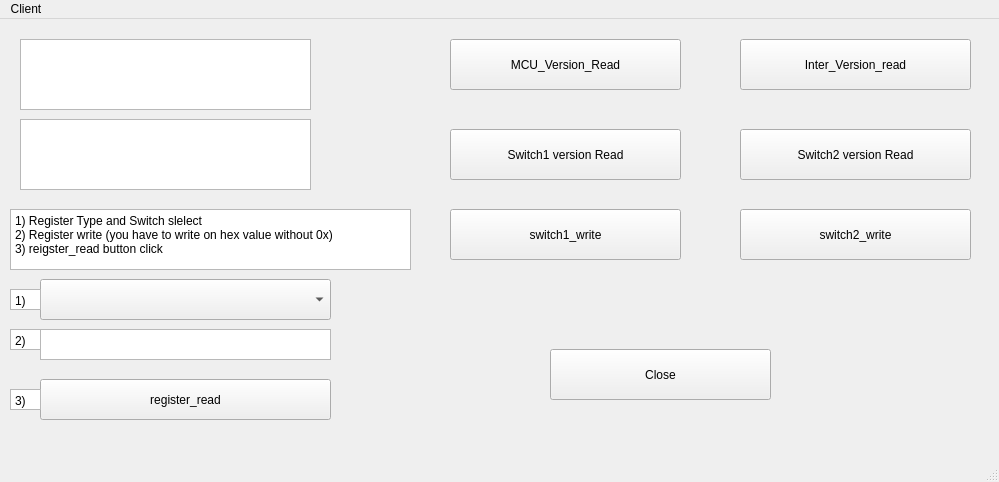
<?xml version="1.0" encoding="UTF-8"?>
<ui version="4.0">
 <class>Client</class>
 <widget class="QMainWindow" name="Client">
  <property name="geometry">
   <rect>
    <x>0</x>
    <y>0</y>
    <width>999</width>
    <height>482</height>
   </rect>
  </property>
  <property name="windowTitle">
   <string>Client</string>
  </property>
  <property name="toolTip">
   <string extracomment="register value write"/>
  </property>
  <widget class="QWidget" name="centralwidget">
   <widget class="QPushButton" name="pushButton">
    <property name="geometry">
     <rect>
      <x>450</x>
      <y>20</y>
      <width>231</width>
      <height>51</height>
     </rect>
    </property>
    <property name="text">
     <string>MCU_Version_Read</string>
    </property>
   </widget>
   <widget class="QTextEdit" name="textEdit">
    <property name="geometry">
     <rect>
      <x>20</x>
      <y>20</y>
      <width>291</width>
      <height>71</height>
     </rect>
    </property>
   </widget>
   <widget class="QPushButton" name="pushButton_2">
    <property name="geometry">
     <rect>
      <x>740</x>
      <y>20</y>
      <width>231</width>
      <height>51</height>
     </rect>
    </property>
    <property name="text">
     <string>Inter_Version_read</string>
    </property>
   </widget>
   <widget class="QPushButton" name="pushButton_3">
    <property name="geometry">
     <rect>
      <x>550</x>
      <y>330</y>
      <width>221</width>
      <height>51</height>
     </rect>
    </property>
    <property name="text">
     <string>Close</string>
    </property>
   </widget>
   <widget class="QTextEdit" name="textEdit_2">
    <property name="geometry">
     <rect>
      <x>20</x>
      <y>100</y>
      <width>291</width>
      <height>71</height>
     </rect>
    </property>
   </widget>
   <widget class="QPushButton" name="pushButton_6">
    <property name="geometry">
     <rect>
      <x>450</x>
      <y>190</y>
      <width>231</width>
      <height>51</height>
     </rect>
    </property>
    <property name="text">
     <string>switch1_write</string>
    </property>
   </widget>
   <widget class="QPushButton" name="pushButton_7">
    <property name="geometry">
     <rect>
      <x>740</x>
      <y>190</y>
      <width>231</width>
      <height>51</height>
     </rect>
    </property>
    <property name="text">
     <string>switch2_write</string>
    </property>
   </widget>
   <widget class="QPushButton" name="pushButton_4">
    <property name="geometry">
     <rect>
      <x>450</x>
      <y>110</y>
      <width>231</width>
      <height>51</height>
     </rect>
    </property>
    <property name="text">
     <string>Switch1 version Read</string>
    </property>
   </widget>
   <widget class="QPushButton" name="pushButton_5">
    <property name="geometry">
     <rect>
      <x>740</x>
      <y>110</y>
      <width>231</width>
      <height>51</height>
     </rect>
    </property>
    <property name="text">
     <string>Switch2 version Read</string>
    </property>
   </widget>
   <widget class="QPushButton" name="pushButton_8">
    <property name="geometry">
     <rect>
      <x>40</x>
      <y>360</y>
      <width>291</width>
      <height>41</height>
     </rect>
    </property>
    <property name="text">
     <string>register_read</string>
    </property>
   </widget>
   <widget class="QComboBox" name="comboBox">
    <property name="geometry">
     <rect>
      <x>40</x>
      <y>260</y>
      <width>291</width>
      <height>41</height>
     </rect>
    </property>
   </widget>
   <widget class="QPlainTextEdit" name="plainTextEdit">
    <property name="geometry">
     <rect>
      <x>10</x>
      <y>190</y>
      <width>401</width>
      <height>61</height>
     </rect>
    </property>
    <property name="readOnly">
     <bool>true</bool>
    </property>
    <property name="plainText">
     <string>1) Register Type and Switch slelect
2) Register write (you have to write on hex value without 0x)
3) reigster_read button click</string>
    </property>
   </widget>
   <widget class="QTextEdit" name="textEdit_3">
    <property name="geometry">
     <rect>
      <x>40</x>
      <y>310</y>
      <width>291</width>
      <height>31</height>
     </rect>
    </property>
    <property name="toolTip">
     <string extracomment="register value write"/>
    </property>
    <property name="toolTipDuration">
     <number>2</number>
    </property>
    <property name="verticalScrollBarPolicy">
     <enum>Qt::ScrollBarAlwaysOff</enum>
    </property>
    <property name="horizontalScrollBarPolicy">
     <enum>Qt::ScrollBarAlwaysOff</enum>
    </property>
   </widget>
   <widget class="QPlainTextEdit" name="plainTextEdit_2">
    <property name="geometry">
     <rect>
      <x>10</x>
      <y>270</y>
      <width>31</width>
      <height>21</height>
     </rect>
    </property>
    <property name="verticalScrollBarPolicy">
     <enum>Qt::ScrollBarAlwaysOff</enum>
    </property>
    <property name="horizontalScrollBarPolicy">
     <enum>Qt::ScrollBarAlwaysOff</enum>
    </property>
    <property name="readOnly">
     <bool>true</bool>
    </property>
    <property name="plainText">
     <string>1)</string>
    </property>
    <property name="centerOnScroll">
     <bool>true</bool>
    </property>
   </widget>
   <widget class="QPlainTextEdit" name="plainTextEdit_3">
    <property name="geometry">
     <rect>
      <x>10</x>
      <y>310</y>
      <width>31</width>
      <height>21</height>
     </rect>
    </property>
    <property name="verticalScrollBarPolicy">
     <enum>Qt::ScrollBarAlwaysOff</enum>
    </property>
    <property name="horizontalScrollBarPolicy">
     <enum>Qt::ScrollBarAlwaysOff</enum>
    </property>
    <property name="readOnly">
     <bool>true</bool>
    </property>
    <property name="plainText">
     <string>2)</string>
    </property>
    <property name="centerOnScroll">
     <bool>true</bool>
    </property>
   </widget>
   <widget class="QPlainTextEdit" name="plainTextEdit_4">
    <property name="geometry">
     <rect>
      <x>10</x>
      <y>370</y>
      <width>31</width>
      <height>21</height>
     </rect>
    </property>
    <property name="verticalScrollBarPolicy">
     <enum>Qt::ScrollBarAlwaysOff</enum>
    </property>
    <property name="horizontalScrollBarPolicy">
     <enum>Qt::ScrollBarAlwaysOff</enum>
    </property>
    <property name="readOnly">
     <bool>true</bool>
    </property>
    <property name="plainText">
     <string>3)</string>
    </property>
    <property name="centerOnScroll">
     <bool>true</bool>
    </property>
   </widget>
  </widget>
  <widget class="QMenuBar" name="menubar">
   <property name="geometry">
    <rect>
     <x>0</x>
     <y>0</y>
     <width>999</width>
     <height>22</height>
    </rect>
   </property>
   <widget class="QMenu" name="menuClient">
    <property name="title">
     <string>Client</string>
    </property>
    <addaction name="separator"/>
   </widget>
   <addaction name="menuClient"/>
  </widget>
  <widget class="QStatusBar" name="statusbar"/>
 </widget>
 <resources/>
 <connections/>
</ui>
